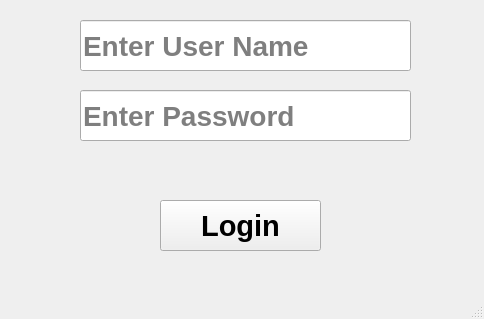
<?xml version="1.0" encoding="UTF-8"?>
<ui version="4.0">
 <class>MainWindow</class>
 <widget class="QMainWindow" name="MainWindow">
  <property name="geometry">
   <rect>
    <x>0</x>
    <y>0</y>
    <width>484</width>
    <height>319</height>
   </rect>
  </property>
  <property name="windowTitle">
   <string>MainWindow</string>
  </property>
  <widget class="QWidget" name="centralwidget">
   <widget class="QLineEdit" name="user">
    <property name="geometry">
     <rect>
      <x>80</x>
      <y>20</y>
      <width>331</width>
      <height>51</height>
     </rect>
    </property>
    <property name="font">
     <font>
      <family>Segoe UI</family>
      <pointsize>21</pointsize>
      <weight>75</weight>
      <bold>true</bold>
     </font>
    </property>
    <property name="placeholderText">
     <string>Enter User Name</string>
    </property>
   </widget>
   <widget class="QLineEdit" name="password">
    <property name="geometry">
     <rect>
      <x>80</x>
      <y>90</y>
      <width>331</width>
      <height>51</height>
     </rect>
    </property>
    <property name="font">
     <font>
      <family>Segoe UI</family>
      <pointsize>21</pointsize>
      <weight>75</weight>
      <bold>true</bold>
     </font>
    </property>
    <property name="echoMode">
     <enum>QLineEdit::Password</enum>
    </property>
    <property name="placeholderText">
     <string>Enter Password</string>
    </property>
   </widget>
   <widget class="QPushButton" name="pushButton">
    <property name="geometry">
     <rect>
      <x>160</x>
      <y>200</y>
      <width>161</width>
      <height>51</height>
     </rect>
    </property>
    <property name="font">
     <font>
      <family>Segoe UI</family>
      <pointsize>22</pointsize>
      <weight>75</weight>
      <bold>true</bold>
     </font>
    </property>
    <property name="text">
     <string>Login</string>
    </property>
   </widget>
   <widget class="QLabel" name="label">
    <property name="enabled">
     <bool>true</bool>
    </property>
    <property name="geometry">
     <rect>
      <x>70</x>
      <y>150</y>
      <width>361</width>
      <height>31</height>
     </rect>
    </property>
    <property name="font">
     <font>
      <family>Segoe UI</family>
      <pointsize>21</pointsize>
      <weight>75</weight>
      <italic>true</italic>
      <bold>true</bold>
     </font>
    </property>
    <property name="text">
     <string/>
    </property>
   </widget>
  </widget>
  <widget class="QMenuBar" name="menubar">
   <property name="geometry">
    <rect>
     <x>0</x>
     <y>0</y>
     <width>484</width>
     <height>21</height>
    </rect>
   </property>
  </widget>
  <widget class="QStatusBar" name="statusbar"/>
 </widget>
 <resources/>
 <connections/>
</ui>
